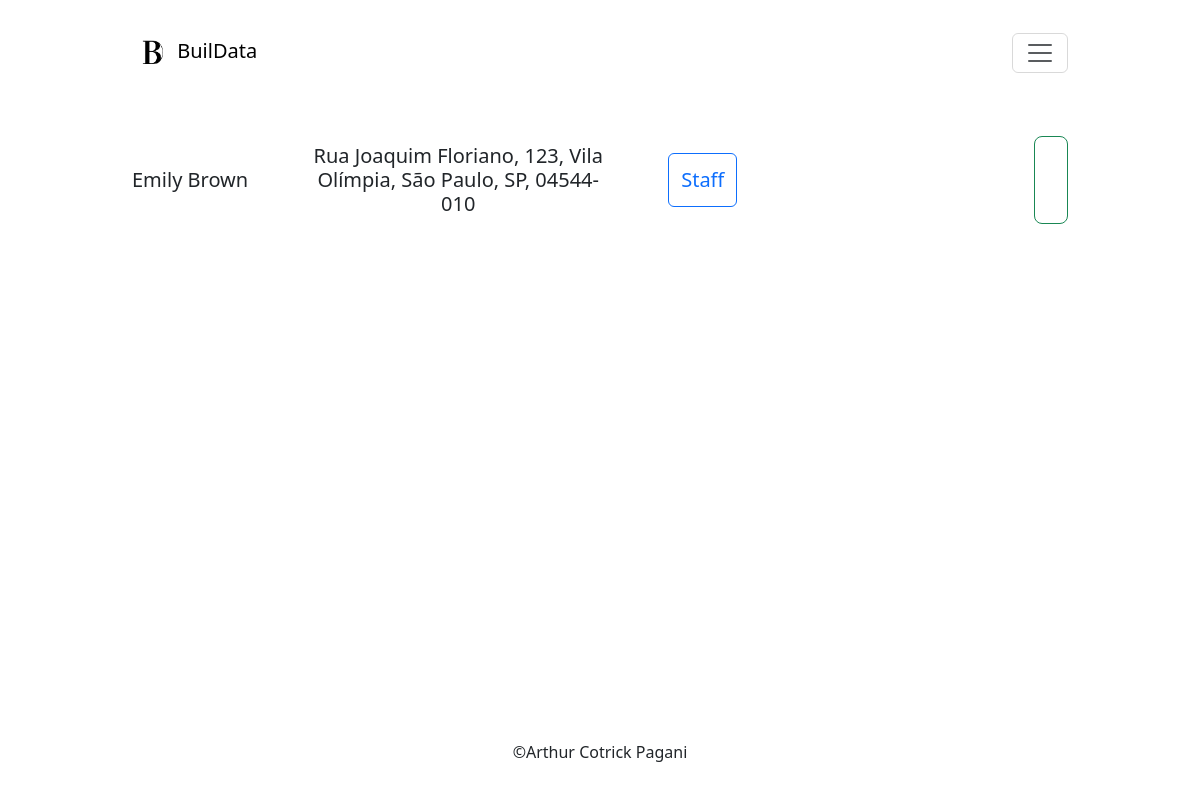
Screenshot of /constr_info?id=1 (signed in) with the database file from the repository.
### tables this page shows
CREATE TABLE constructions (
id INTEGER PRIMARY KEY,
user_id INTEGER,
construction_name TEXT,
client TEXT,
address TEXT,
start_date TEXT,
end_date TEXT,
FOREIGN KEY (user_id) REFERENCES users(id)
);

### app.py (the view)
@app.route("/constr_info", methods=["GET", "POST"])
@login_required
def constr_info():
    if request.method == "POST":
        construction_id = request.args.get("id")
        data_input = {
            "title": request.form.get("post-title"),
            "description": request.form.get("post-description"),
            "photo": request.files.getlist("photos-uploaded")
        }
        date_time = datetime.now()
        post_date = f"{date_time.strftime('%x')} | {date_time.strftime('%X')}"
        db.execute("INSERT INTO posts (user_id, construction_id, datetime, title, description) VALUES (?, ?, ?, ?, ?)",
                   session["user_id"], construction_id, post_date, data_input["title"], data_input["description"])
        if data_input["photo"] is not None and len(data_input["photo"]) != 0 and data_input["photo"][0].filename != "":
            for photo in data_input["photo"]:
                new_post_id = db.execute("SELECT id FROM posts WHERE datetime=?", post_date)
                user = db.execute("SELECT username FROM users WHERE id=?", session["user_id"])[0]["username"]
                client = db.execute("SELECT client FROM constructions WHERE id=?", construction_id)[0]["client"]
                photo_path = f"static/images/{user}/{client}/"
                if not os.path.exists(photo_path):
                    os.makedirs(photo_path)
                photo_path += photo.filename
                photo.save(photo_path)
                db.execute("INSERT INTO photos (post_id, photo) VALUES (?, ?)", new_post_id[0]["id"], photo_path)
        flash(f"Post uploaded successfully!")
        return redirect("/constr_info")
    else:
        construction_id = request.args.get("id")
        construction_data = db.execute("SELECT * FROM constructions WHERE id=?", construction_id)
        posts = db.execute("SELECT * FROM posts WHERE construction_id=? ORDER BY id DESC", construction_id)
        username = db.execute("SELECT username FROM users WHERE id=?", session["user_id"])
        photos = db.execute("SELECT * FROM photos")
        for p in range(len(posts)):
            posts[p]["description"] = posts[p]["description"].replace("\r\n", "<br>")
        selected_workers = db.execute("""SELECT * FROM workers
                           JOIN selected_workers ON workers.id = worker_id
                           JOIN constructions ON selected_workers.construction_id = constructions.id
                           WHERE workers.user_id=? AND construction_id=?""", session["user_id"], construction_id)
        return render_template("constr_info.html", construction_data=construction_data[0], posts=posts, photos=photos, username=username[0]["username"], selected_workers=selected_workers)

### app.py (called while the page is built)
def login_required(f):
    @wraps(f)
    def decorated_function(*args, **kwargs):
        if session.get("user_id") is None:
            return redirect("/login")
        return f(*args, **kwargs)
    return decorated_function

@app.after_request
def after_request(response):
    response.headers["Cache-Control"] = "no-cache, no-store, must-revalidate"
    response.headers["Expires"] = 0
    response.headers["Pragma"] = "no-cache"
    return response

### templates/constr_info.html (shortened to what this page needs)
{% extends "layout.html" %}
{% block body %}
    <div class="container__info">
        <div class="client-info">
            <div class="info-card">
                <h5>{{ construction_data.client }}</h5>
            </div>
            <div class="info-card">
                <h5>{{ construction_data.address }}</h5>
            </div>
            <button type="button" class="btn btn-outline-primary" data-bs-toggle="modal" data-bs-target="#staffModal">
                <h5>Staff</h5>
            </button>
        </div>
        <button class="btn btn-outline-success btn-lg" data-bs-toggle="modal" data-bs-target="#postModal"></button>
    </div>
{% endblock %}

### static/css/style.css (style rules this page uses)
* { margin: 0; padding: 0; }
body { height: 100vh; }
.container__info { display: flex; justify-content: space-between; }
.client-info { display: flex; gap: 60px; align-items: center; }
.info-card { display: flex; flex-direction: column; flex-wrap: wrap; max-width: 300px; }

### rows the page displays
constructions: client "Emily Brown", address "Rua Joaquim Floriano, 123, Vila Olímpia, São Paulo, SP, 04544-010"
